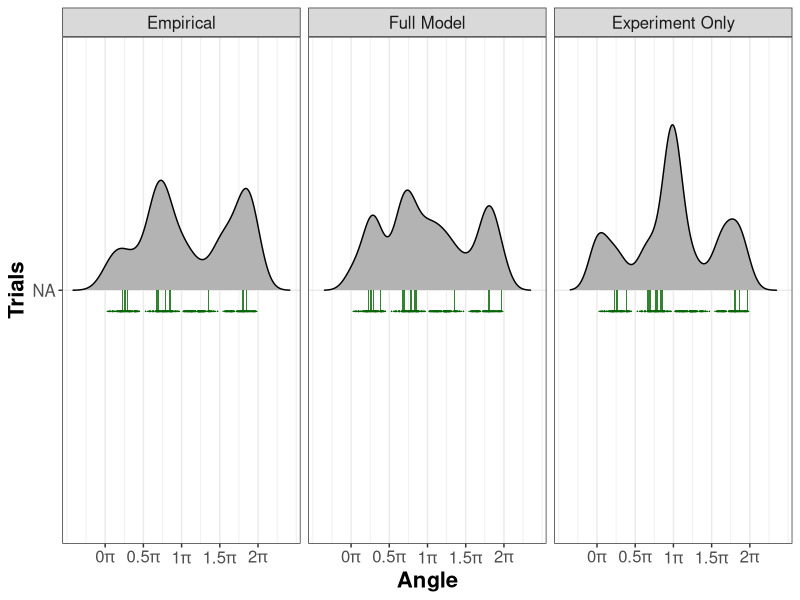
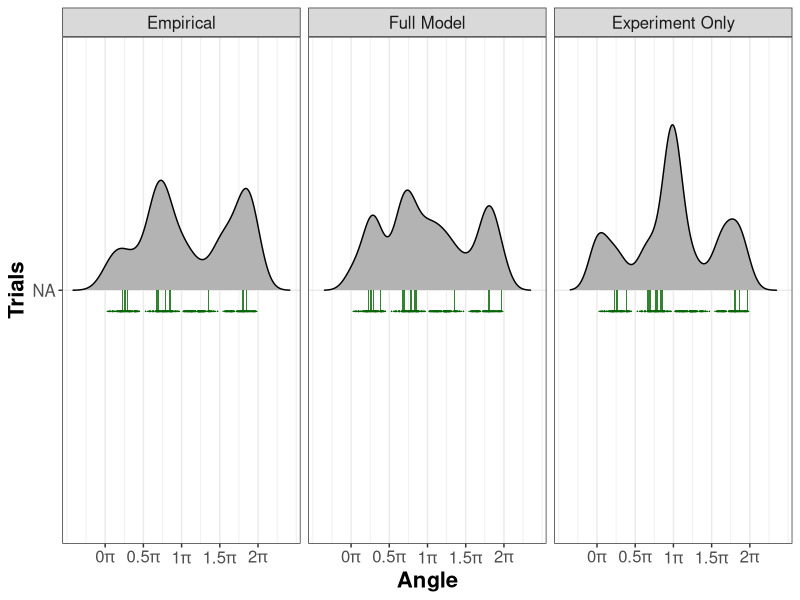

These figures' R source, in order:
library(ggplot2)
library(ggridges)
library(dplyr)
library(scales)
library(gtools)

FONT = 'Helvetica'
PLOT_THEME = theme_bw() + theme(axis.text = element_text(family=FONT, size=12),
                                axis.title = element_text(family=FONT, size=16, face='bold'),
                                strip.text = element_text(family=FONT, size=12))

trial_mapping = read.csv('trial_name_translation.csv')

# Load in the data
dh = read.csv("clean_human_data.csv") %>% merge(trial_mapping) %>%
  mutate(angle = ifelse(ShotAngle < 0, ShotAngle + 2*pi, ShotAngle), type="Empirical") %>%
  select(trial=AnodyneName,type,angle)

db = read.csv("fullangle.csv") %>%
  rename(TrialName = V2, CostFactor = V3, ShotAngle = V6) %>%
  filter(CostFactor == 2.2) %>%
  mutate(TrialName = trimws(as.character(TrialName))) %>%
  merge(trial_mapping) %>%
  mutate(angle = ShotAngle * 2 * pi, type="Full Model") %>%
  select(trial=AnodyneName, type, angle)

deo = read.csv("exponlyangles.csv") %>% 
  rename(TrialName = V2, CostFactor = V3, ShotAngle = V6) %>%
  mutate(TrialName = trimws(as.character(TrialName))) %>%
  merge(trial_mapping) %>%
  mutate(angle = ShotAngle * 2 * pi, type="Experiment Only") %>%
  select(trial=AnodyneName, type, angle)

data = rbind(dh, db, deo)
data$trial = factor(data$trial, levels = mixedsort(levels(data$trial), decreasing=T))
data$type = factor(data$type, levels = c("Empirical", "Full Model", "Experiment Only"))


# Load in the correct angles
corrects = read.csv("high_detail_tables_full.csv") %>% merge(trial_mapping %>% select(-TruthIn)) %>%
  select(trial=AnodyneName, angle = Angle, goesin = TruthIn) %>%
  mutate(trial = factor(trial, levels = mixedsort(levels(trial), decreasing=T))) %>%
  arrange(trial, angle)

pi_scales <- math_format(.x * pi, format = function(x) x / pi)

p1 = ggplot(data, aes(x = angle, y = trial)) + 
  ylab("Trials")+xlab("Angle")+
  geom_density_ridges(scale = 1) +
  geom_ridgeline(data=corrects, aes(x=angle, y=trial, height=goesin), 
                 color='darkgreen', fill='darkgreen', alpha=.8, scale=-.05, min_height=.1, size=2) + 
  xlim(c(0, 2*pi))+
  facet_wrap(~type)+
  theme_ridges()+
  theme(axis.title.y=element_blank(),
        axis.title.x=element_blank())+
  scale_x_continuous(labels = pi_scales, breaks = seq(0*pi,  2*pi, pi / 2)) +
  PLOT_THEME

print(p1)

ggsave("Figures/shot_plot.pdf", p1, width=7, height=9, units='in')

#pdf("angles.pdf", width=6, height=8)
#p1
#dev.off()
#getwd()
